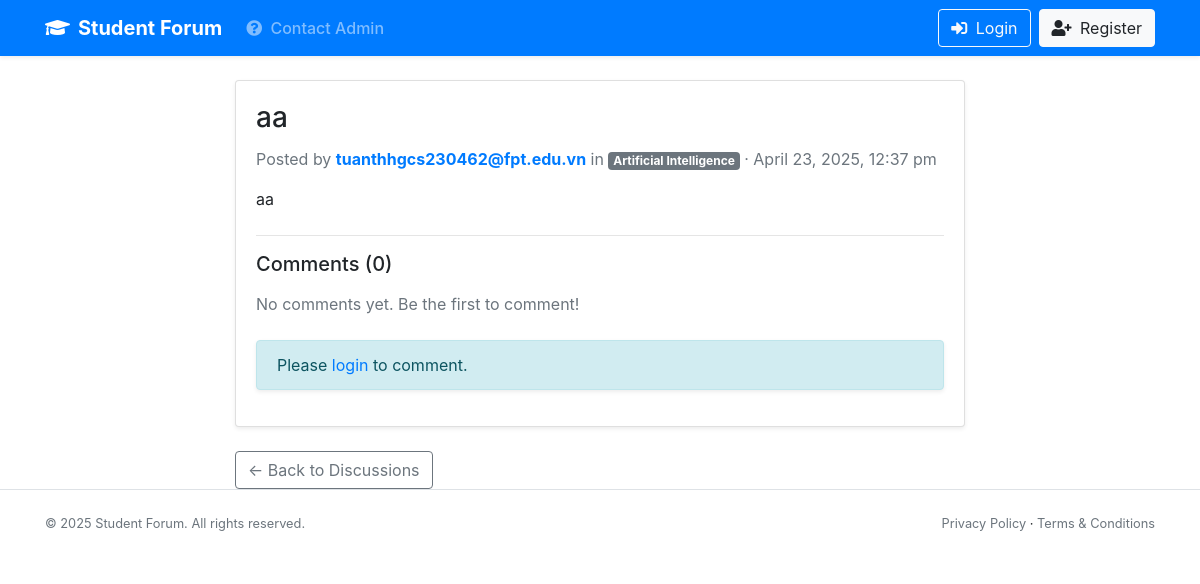
Screenshot of /app/views/post/post_detail.php?id=39 with the database file from the repository.
### tables this page shows
CREATE TABLE `posts` (
  `post_id` int(11) NOT NULL,
  `user_id` int(11) DEFAULT NULL,
  `module_id` int(11) DEFAULT NULL,
  `title` varchar(255) NOT NULL,
  `content` text NOT NULL,
  `image` varchar(255) DEFAULT NULL,
  `created_at` timestamp NOT NULL DEFAULT current_timestamp()
);

CREATE TABLE `users` (
  `user_id` int(11) NOT NULL,
  `username` varchar(50) NOT NULL,
  `email` varchar(100) NOT NULL,
  `password` varchar(255) NOT NULL,
  `role` enum('admin','student') DEFAULT 'student',
  `created_at` timestamp NOT NULL DEFAULT current_timestamp()
);

CREATE TABLE `modules` (
  `module_id` int(11) NOT NULL,
  `module_name` varchar(100) NOT NULL,
  `created_at` timestamp NOT NULL DEFAULT current_timestamp()
);

### app/bootstrap.php (called while the page is built, shortened)
<?php
$dotenv = Dotenv\Dotenv::createImmutable(__DIR__ . '/..');

### app/models/Post.php (called while the page is built, shortened)
<?php
class Post {
    private $pdo;
    public function __construct() {
        $database = new Database();
        $this->pdo = $database->connect();
    }
    public function getPostById($post_id) {
        $stmt = $this->pdo->prepare("SELECT posts.*, users.username, modules.module_name
                                     FROM posts
                                     JOIN users ON posts.user_id = users.user_id
                                     JOIN modules ON posts.module_id = modules.module_id
                                     WHERE posts.post_id = ?");
        $stmt->execute([$post_id]);
        return $stmt->fetch();
    }
}
?>

### config/database.php (called while the page is built, shortened)
<?php
class Database {
    private $host = "localhost";
    private $db_name = "student_forum";
    private $username = "root";
    private $password = "";
    public function connect() {
        try {
            $dsn = "mysql:host=" . $this->host . ";dbname=" . $this->db_name . ";charset=utf8mb4";
            $options = [
                PDO::ATTR_ERRMODE => PDO::ERRMODE_EXCEPTION,
                PDO::ATTR_DEFAULT_FETCH_MODE => PDO::FETCH_ASSOC,
                PDO::ATTR_EMULATE_PREPARES => false,
            ];
            $this->conn = new PDO($dsn, $this->username, $this->password, $options);
            return $this->conn;
        } catch (PDOException $e) {
            error_log("Database Connection Error: " . $e->getMessage(), 0);
            throw new Exception("Connection failed. Please try again later.");
        } catch (Exception $e) {
            error_log("General Error: " . $e->getMessage(), 0);
            throw new Exception("An error occurred. Please try again later.");
        }
    }
}
?>

### app/controllers/PostController.php (called while the page is built, shortened)
<?php
require_once __DIR__ . '/../bootstrap.php';
class PostController {
    private $postModel;
    public function __construct() {
        $this->postModel = new Post();
    }
    public function getPostById($post_id) {
        return $this->postModel->getPostById($post_id);
    }
}
?>

### app/models/Comment.php (called while the page is built, shortened)
<?php
class Comment {
    private $pdo;
    public function __construct() {
        $database = new Database();
        $this->pdo = $database->connect();
    }
    public function getCommentsByPostId($post_id) {
        $stmt = $this->pdo->prepare("SELECT comments.*, users.username
                                     FROM comments
                                     JOIN users ON comments.user_id = users.user_id
                                     WHERE comments.post_id = ?
                                     ORDER BY comments.created_at ASC");
        $stmt->execute([$post_id]);
        return $stmt->fetchAll();
    }
}

### app/controllers/CommentController.php (called while the page is built, shortened)
<?php
class CommentController {
    private $commentModel;
    public function __construct() {
        $this->commentModel = new Comment();
    }
    public function getCommentsByPostId($post_id) {
        return $this->commentModel->getCommentsByPostId($post_id);
    }
}
?>

### app/views/post/post_detail.php (the view, shortened to what this page needs)
<?php
$post_id = $_GET['id'];
$postController = new PostController();
$post = $postController->getPostById($post_id);
$commentController = new CommentController();
$comments = $commentController->getCommentsByPostId($post_id);
include '../components/header.php';
?>
<div class="container mt-4">
    <div class="row">
        <div class="col-md-8 offset-md-2">
            <div class="card shadow-sm">
                <div class="card-body">
                    <h3 class="card-title"><?= $post["title"]; ?></h3>
                    <div class="d-flex align-items-center mb-3">
                        <div>
                            <span class="text-muted">Posted by </span>
                            <a href="#" class="font-weight-bold"><?= $post["username"]; ?></a>
                            <span class="text-muted"> in </span>
                            <span class="badge badge-secondary"><?= $post["module_name"]; ?></span>
                            <span class="text-muted"> · <?= date('F j, Y, g:i a', strtotime($post["created_at"])); ?></span>
                        </div>
                    </div>
                    <div class="post-content mb-4">
                        <p><?= nl2br($post["content"]); ?></p>
                    </div>
                    <hr>
                    <div class="comments-section">
                        <h5 class="mb-3">Comments (<?= count($comments); ?>)</h5>
                        <?php if (!empty($comments)): ?>
                            <?php foreach ($comments as $comment): ?>
                                <div class="comment card mb-2" id="comment-<?= $comment['comment_id']; ?>">
                                    <div class="card-body">
                                        <div class="d-flex justify-content-between">
                                            <h6 class="card-subtitle mb-2 text-muted">
                                                <?= $comment["username"]
                                                ; ?>
                                                <small><?= date('M j, Y g:i a', strtotime($comment["created_at"])); ?></small>
                                            </h6>
                                            <?php if (isset($_SESSION['user_id']) && $_SESSION['user_id'] == $comment['user_id']): ?>
                                                <div>
                                                    <button class="btn btn-sm btn-outline-primary edit-comment-btn"
                                                            data-comment-id="<?= $comment['comment_id']; ?>">
                                                        Edit
                                                    </button>
                                                    <form action="/student_forum/app/controllers/CommentController.php?action=delete" method="post" class="d-inline">
                                                        <input type="hidden" name="comment_id" value="<?= $comment['comment_id']; ?>">
                                                        <input type="hidden" name="post_id" value="<?= $post_id; ?>">
                                                        <button type="submit" class="btn btn-sm btn-outline-danger"
                                                            onclick="return confirm('Are you sure you want to delete this comment?')">Delete
                                                        </button>
                                                    </form>
                                                </div>
                                            <?php endif; ?>
                                        </div>
                                        <div id="comment-content-<?= $comment['comment_id']; ?>">
                                            <p class="card-text mt-2"><?= nl2br($comment["content"]); ?></p>
                                        </div>
                                        <?php if (isset($_SESSION['user_id']) && $_SESSION['user_id'] == $comment['user_id']): ?>
                                            <div class="comment-edit-form" id="comment-edit-form-<?= $comment['comment_id']; ?>" style="display: none;">
                                                <form action="/student_forum/app/controllers/CommentController.php?action=edit" method="post">
                                                    <input type="hidden" name="comment_id" value="<?= $comment['comment_id']; ?>">
                                                    <input type="hidden" name="post_id" value="<?= $post_id; ?>">
                                                    <div class="form-group">
                                                        <textarea class="form-control" name="content" rows="3" required><?= $comment['content'] ?></textarea>
                                                    </div>
                                                    <div class="mt-2">
                                                        <button type="submit" class="btn btn-sm btn-primary">Update</button>
                                                        <button type="button" class="btn btn-sm btn-secondary cancel-edit-btn"
                                                                data-comment-id="<?= $comment['comment_id']; ?>">
                                                            Cancel
                                                        </button>
                                                    </div>
                                                </form>
                                            </div>
                                        <?php endif; ?>
                                    </div>
                                </div>
                            <?php endforeach; ?>
                        <?php else: ?>
                            <p class="text-muted">No comments yet. Be the first to comment!</p>
                        <?php endif; ?>
                        <?php if (isset($_SESSION['user_id'])): ?>
                            <div class="comment-form mt-4">
                                <h6>Add a Comment</h6>
                                <form action="/student_forum/app/controllers/CommentController.php?action=create" method="post">
                                    <input type="hidden" name="post_id" value="<?= $post_id; ?>">
                                    <div class="form-group">
                                        <textarea class="form-control" name="content" rows="3" placeholder="Write your comment here..." required></textarea>
                                    </div>
                                    <button type="submit" class="btn btn-primary">Submit Comment</button>
                                </form>
                            </div>
                        <?php else: ?>
                            <div class="alert alert-info mt-4">
                                Please <a href="/student_forum/app/views/auth/login.php">login</a> to comment.
                            </div>
                        <?php endif; ?>
                    </div>
                </div>
            </div>
            <div class="mt-3">
                <a href="/student_forum/public/index.php  " class="btn btn-outline-secondary">&larr; Back to Discussions</a>
            </div>
        </div>
    </div>
</div>
<?php include '../components/footer.php'; ?>

### public/assets/css/styles.css (style rules this page uses)
:root { --primary-color: #007bff; --primary-hover: #0056b3; --secondary-color: #6c757d; --light-bg: #f8f9fc; --white: #ffffff; --border-color: #e3e6f0; --text-color: #3a3b45; --text-muted: #858796; --shadow-sm: 0 0.125rem 0.25rem rgba(0, 0, 0, 0.075); --shadow: 0 0.15rem 1.75rem 0 rgba(58, 59, 69, 0.15); --radius: 0.35rem; }
body { color: var(--text-color); text-align: left; background-color: var(--light-bg); font-family: 'Nunito', -apple-system, BlinkMacSystemFont, "Segoe UI", Roboto, "Helvetica Neue", Arial, sans-serif; line-height: 1.6; }
h1, h2, h3, h4, h5, h6 { font-weight: 600; margin-bottom: 0.5rem; }
.card { border: none; border-radius: var(--radius); box-shadow: var(--shadow-sm); margin-bottom: 1.5rem; background-color: var(--white); }
.card-body { flex: 1 1 auto; min-height: 1px; padding: 1.25rem; }
.btn { border-radius: var(--radius); padding: 0.375rem 1rem; font-weight: 500; transition: all 0.15s ease-in-out; }
.fade-in { animation: fadeIn 0.5s ease-in-out; }
.alert { border-radius: var(--radius); border: none; box-shadow: var(--shadow-sm); }
.alert-info { background-color: #e7f1fb; color: #0c5460; }

### rows the page displays
posts: title "aa", user.username "tuanthhgcs230462@fpt.edu.vn", module.module_name "Artificial Intelligence", created_at "April 23, 2025, 12:37 pm", content "aa"

### other values shown
count($comments) "0"
